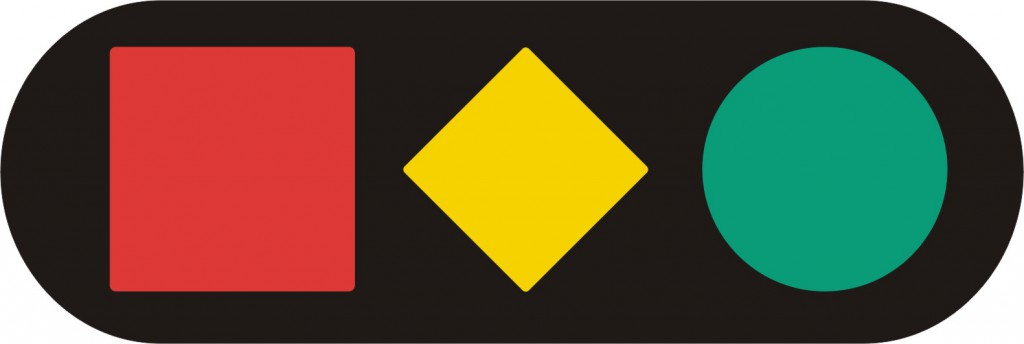
//> input picture VisionLab2/VisionLab2/trafficlight.jpg, 1024 x 344 px
$ ./VisionLab2   (built with g++ and OpenCV 4)
//> lines starting //> are read from the running program, lines starting //| are printed output that depends on the picture; after the words box and inside, x2 and y2 are one past the last pixel; in counts of white or black regions, pixels touching at a corner belong together
### VisionLab2/VisionLab2/ObjectGrabber.h
#pragma once

#include <opencv2\opencv.hpp>
using namespace cv;
using namespace std;

class ObjectGrabber
{
public:
	ObjectGrabber();
	void setMat(Mat imgToSet);
	int getNumberObject();
private:
	Mat _img;
};

### VisionLab2/VisionLab2/stdafx.h
// stdafx.h : fichier Include pour les fichiers Include système standard,
// ou les fichiers Include spécifiques aux projets qui sont utilisés fréquemment,
// et sont rarement modifiés
//

#pragma once

#include "targetver.h"

#include <stdio.h>
#include <tchar.h>


// TODO: faites référence ici aux en-têtes supplémentaires nécessaires au programme

### VisionLab2/VisionLab2/ObjectGrabber.cpp
#include "ObjectGrabber.h"

ObjectGrabber::ObjectGrabber(){}

void ObjectGrabber::setMat(Mat imgToSet)
{
	_img = imgToSet;
}

int ObjectGrabber::getNumberObject()
{
	int nbObject = 0;
	Mat tabColor = _img.clone();
	tabColor.setTo(0);
	int minimum;
	for (int row = 1; row < _img.rows; row++)
	{

		for (int col = 1; col < _img.cols; col++ )
		{
			uchar middle = _img.at<uchar>(row, col);
			uchar left = tabColor.at<uchar>(row, col - 1);
			uchar top = tabColor.at<uchar>(row - 1, col);

			//si pixel est blanche
			if (middle == 255)
			{
				if (left != 0 || top != 0)
				{
					minimum = min(left, top);
					if (minimum == 0) {
						tabColor.at<uchar>(row, col) = max(left, top);
					}
					else
					{
						tabColor.at<uchar>(row, col) = minimum;
					}
				}
				else
				{
					nbObject++;
					tabColor.at<uchar>(row, col) = nbObject;
				}

			}

		}
	}
	int imax = 0;
	for (int row = _img.rows -2 ; row >= 0; row--)
	{

		for (int col = _img.cols -2 ; col >= 0; col--)
		{
			uchar middle = _img.at<uchar>(row, col);
			uchar right = tabColor.at<uchar>(row, col + 1);
			uchar bottom = tabColor.at<uchar>(row +1, col);

			//si pixel est blanche
			if (middle == 255)
			{
				if (right != 0 || bottom != 0)
				{
					minimum = min(right, bottom);
					if (minimum == 0)
					{
						tabColor.at<uchar>(row, col) = max(right, bottom);
					}
					else {
						tabColor.at<uchar>(row, col) = minimum;
					}
					if (imax < tabColor.at<uchar>(row, col))
						imax = tabColor.at<uchar>(row, col);
				}
			}

		}
	}
	return imax;
}

### VisionLab2/VisionLab2/VisionLab2.cpp
// VisionLab2.cpp : définit le point d'entrée pour l'application console.
//

#include <opencv2\opencv.hpp>
#include "stdafx.h"
#include "ObjectGrabber.h"


using namespace cv;
using namespace std;


int main()
{

	ObjectGrabber objGrabber;
	int nb;

	Mat hsv_image,mask2,mask1, mask;


	Mat picture = imread("trafficlight.jpg", 1);
//> picture is the input picture: 344 rows x 1024 cols, CV_8UC3; mean B, G, R 55.4, 80.5, 94.8
	vector<Vec4i> hierarchy;
	vector<vector<Point> > contours;
	cvtColor(picture, hsv_image, COLOR_BGR2HSV);
//> hsv_image: 344 rows x 1024 cols, CV_8UC3; mean H, S, V 22.8, 124.7, 114.3


	////Masque pour avoir les trois couleurs
	inRange(hsv_image, Scalar(20, 100, 100), Scalar(30, 255, 255), mask2);
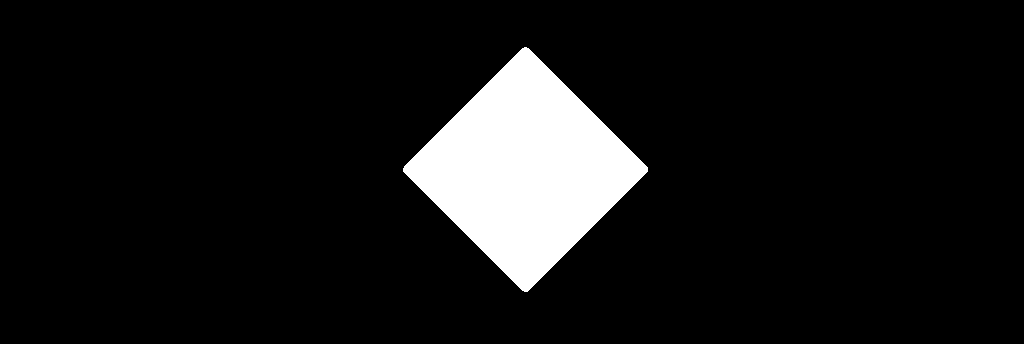
//> mask2: 344 rows x 1024 cols, CV_8UC1; 8.8% white; 1 white region, box (x1, y1, x2, y2) and area: (403, 47, 648, 292) 30981
	inRange(hsv_image, Scalar(0, 100, 100), Scalar(10, 255, 255), mask1);
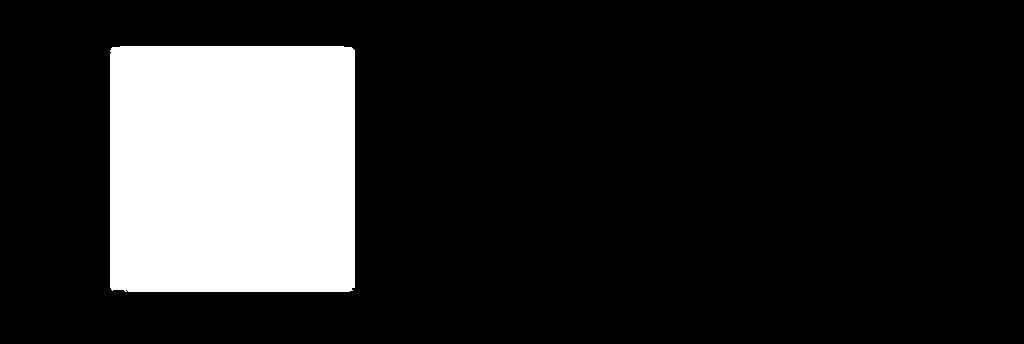
//> mask1: 344 rows x 1024 cols, CV_8UC1; 17.1% white; 1 white region, box (x1, y1, x2, y2) and area: (110, 46, 355, 292) 60193
	bitwise_or(mask1, mask2, mask);
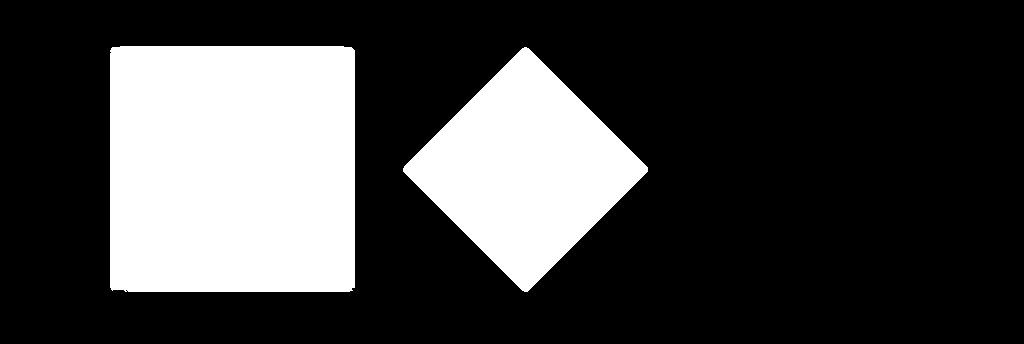
//> mask: 344 rows x 1024 cols, CV_8UC1; 25.9% white; 2 white regions, box (x1, y1, x2, y2) and area: (110, 46, 355, 292) 60193, (403, 47, 648, 292) 30981

	objGrabber.setMat(mask);
	nb = objGrabber.getNumberObject();
//> in getNumberObject, `tabColor.setTo(0);`: tabColor: 344 rows x 1024 cols, CV_8UC1; every value is 0
//> the loop in getNumberObject, `for (int row = 1; row < _img.rows; row++)` made 343 passes
//> nbObject on passes 1 to 3: 0, 0, 0
//> after the loop in getNumberObject, `for (int row = 1; row < _img.rows; row++)`:
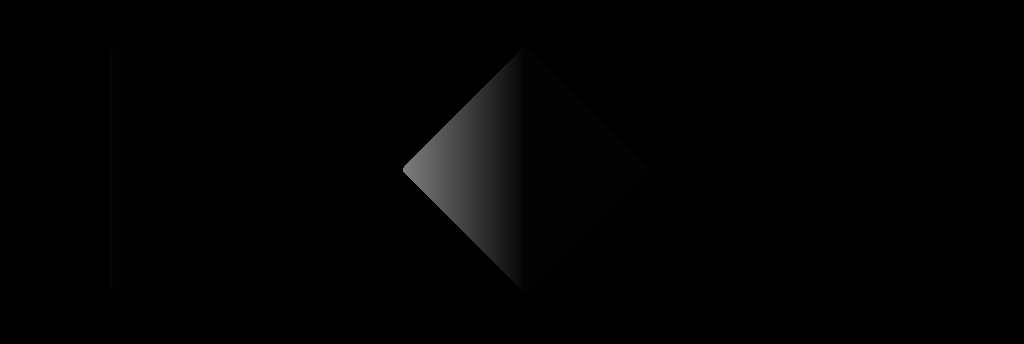
//> tabColor: 344 rows x 1024 cols, CV_8UC1; min 0, max 126, mean 2.3
//> after the loop in getNumberObject, `for (int row = 1; row < _img.rows; row++)`: minimum = 3; nbObject = 126
//> the loop in getNumberObject, `for (int row = _img.rows -2 ; row >= 0; row--)` made 343 passes
//> (minimum, imax) on passes 1 to 3: (3, 0), (3, 0), (3, 0)
//> after the loop in getNumberObject, `for (int row = _img.rows -2 ; row >= 0; row--)`:
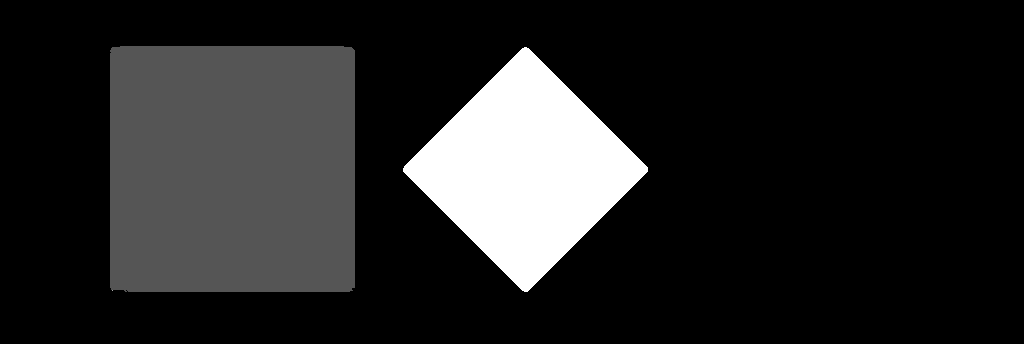
//> tabColor: 344 rows x 1024 cols, CV_8UC1; 4.98% of pixels changed, all inside (x1, y1, x2, y2) = (110, 47, 524, 291); drawn with min black and max white
//> after the loop in getNumberObject, `for (int row = _img.rows -2 ; row >= 0; row--)`: minimum = 1; imax = 3
//> nb = 3
	imshow("bin", mask);
	cout << nb;
//| 3

	// [42 lines of commented-out code are left out]
	waitKey(0);
    return 0;
}
